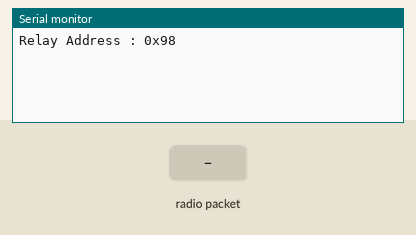
Simulated run of this sketch. Board: Arduino Uno, built with avr-gcc and run on an emulated ATmega328P. On the bench: the last lines printed to the serial monitor. The test bench sets the inputs (shaded band). No radio packets arrive unless stated.

Above: at 1.2 s.
1.3 s: radio packet "1" arrives
At 1.7 s:
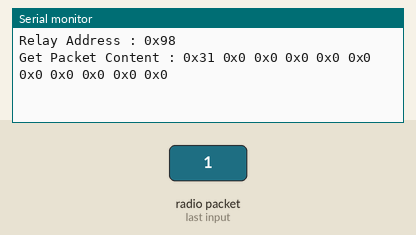
2.8 s: radio packet "0" arrives
At 4.1 s:
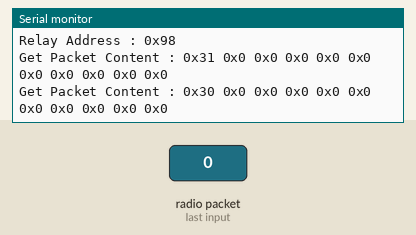
4.3 s: radio packet "2" arrives
At 6.2 s:
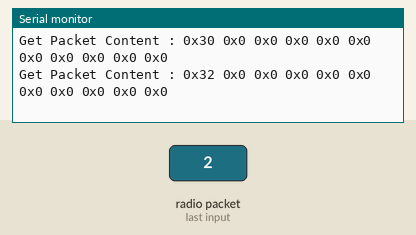

The sketch:

Relay.ino
```cpp
#include "MyLoRaForRelay.h"
#include <SPI.h>
#include "Arduino.h"
#include <LoRa.h>

// 定義MyLoRa物件
MyLoRaForRelay Relay(0x98,11);

// 建立函數區
// ===================================================================
// 建立顯示封包
void PrintPacket(byte d[],int Max,String msg)
{
  Serial.print(msg);
  for(int i = 0 ; i < Max ; i++)
  {
    Serial.print("0x");
    Serial.print(d[i],HEX);
    Serial.print(" ");
  }
  Serial.println("");
}

// 通用設定區
// ===================================================================
void setup()
{
  Serial.begin(9600);
  if(!LoRa.begin(915E6))
  {
    Serial.println("Start Fail~");
    while(1);
  }
  Serial.println("Relay Address : 0x98");
  Serial.setTimeout(500);
}

// 通用迴圈區
// ===================================================================
void loop()
{
   Relay.RelayBegin();
}
```

MyLoRaForRelay.cpp
```cpp
#include "MyLoRaForRelay.h"
#include <LoRa.h>
#include <SPI.h>
#include "Arduino.h"
#include <EEPROM.h>

/*
 * 1. 使用EEPROM 儲存 SQ Number 避免關機重開後無法正常傳值
 * 2. 使用Data Table 確保資料不會接收到相同內容
 */
// 建立建構子(轉送)
MyLoRaForRelay::MyLoRaForRelay(byte relay, int packetSize)
{
  this->setRelay(relay);
  this->packetSize = packetSize ;
}

// 設定Relay位置
void MyLoRaForRelay::setRelay(byte Address = 0x00)
{
  this->relay = Address ;
}

// 發送封包
void MyLoRaForRelay::SendPacket(bool Print)
{
  LoRa.beginPacket();
  LoRa.write(this->data,packetSize);
  LoRa.endPacket();
  if(Print)
  {
    this->PrintPacket(this->data,11,"Send Packet Content :");
    //this->SaveLogs("Send.txt",this->data);
  }
}


// 接收封包
bool MyLoRaForRelay::getPacket(bool Print)
{
  int backPacketSize = LoRa.parsePacket();
  if(backPacketSize > 0)
  {
    LoRa.readBytes(this->backData , backPacketSize);
    if(Print)
    {
      this->PrintPacket(this->backData,11,"Get Packet Content : ");
      //SaveLogs("ACKLogs.txt",this->backData);
    }
    return true;
  }
  return false;
}

// 建立顯示封包
void MyLoRaForRelay::PrintPacket(byte d[],int Max , String msg)
{
  Serial.print(msg);
  for(int i = 0 ; i < Max ; i++)
  {
    Serial.print("0x");
    Serial.print(d[i],HEX);
    Serial.print(" ");
  }
  Serial.println("");
}


// 啟動轉送器
void MyLoRaForRelay::RelayBegin()
{
  if(this->getPacket(true))
  {
    for(int i = 0 ; i < 11 ; i++)
    {
      this->data[i] = this->backData[i];
    }
    this->data[2] = this->relay;
    delay(2000);
    if(this->data[5] != 0x00)
    {
      this->data[5] -= 1 ;
      this->SendPacket(true);
    }
  }
}
```

MyLoRaForRelay.h
```cpp
#ifndef _MyLoRa__
#define _MyLoRa__

#include <LoRa.h>
#include <SPI.h>
#include "Arduino.h"

// 建構LoRa物件
class MyLoRaForRelay
{
  private :
    byte relay ;
    int packetSize;

  public :
    byte data[11] ;
    byte backData[11];
    byte d[6] ;

    // 建立建構子(轉送)
    MyLoRaForRelay(byte relay, int packetSize);

    // 設定Relay位置
    void setRelay(byte Address = 0x00);

    // 發送封包
    void SendPacket(bool Print);

    // 接收封包
    bool getPacket(bool Print);

    // 列印封包
    void PrintPacket(byte d[] ,int Max , String msg);

    // 建立轉送器
    void RelayBegin();
};

#endif
```

Measured:
- after the input at 1.3 s, the serial monitor: prints a new line at once (image 1)
- after the input at 2.8 s, the serial monitor: prints a new line after 0.50 s (image 2)
- after the input at 4.3 s, the serial monitor: prints a new line after 1.0 s (image 3)
